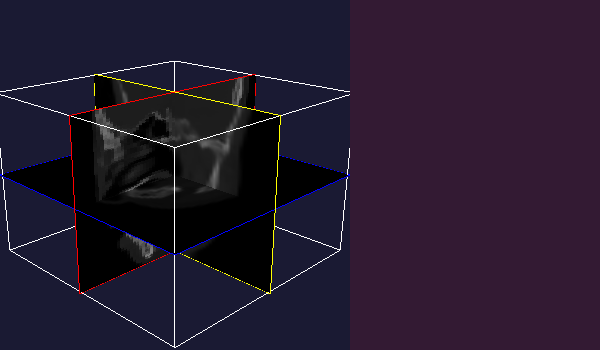

This figure's Python source:
#!/usr/bin/env python
# Demonstrate vtkImageOrthoPlanes with three vtkImagePlaneWidgets on medical volume data.

import os

import vtkmodules.vtkInteractionStyle  # noqa: F401
import vtkmodules.vtkRenderingFreeType  # noqa: F401
import vtkmodules.vtkRenderingOpenGL2  # noqa: F401

from vtkmodules.vtkCommonCore import vtkCommand
from vtkmodules.vtkFiltersModeling import vtkOutlineFilter
from vtkmodules.vtkImagingCore import vtkImageMapToColors
from vtkmodules.vtkInteractionWidgets import vtkImageOrthoPlanes, vtkImagePlaneWidget
from vtkmodules.vtkIOImage import vtkVolume16Reader
from vtkmodules.vtkRenderingCore import (
    vtkActor,
    vtkCellPicker,
    vtkImageActor,
    vtkPolyDataMapper,
    vtkProperty,
    vtkRenderWindow,
    vtkRenderWindowInteractor,
    vtkRenderer,
)

# Source: volume data
data_dir = os.environ.get("VPE_DATA_DIR", os.path.dirname(os.path.abspath(__file__)))
file_prefix = os.path.join(data_dir, "headsq", "quarter")

volume_reader = vtkVolume16Reader()
volume_reader.SetDataDimensions(64, 64)
volume_reader.SetDataByteOrderToLittleEndian()
volume_reader.SetImageRange(1, 93)
volume_reader.SetDataSpacing(3.2, 3.2, 1.5)
volume_reader.SetFilePrefix(file_prefix)
volume_reader.SetDataMask(0x7FFF)
volume_reader.Update()

# Filter
outline = vtkOutlineFilter()
outline.SetInputConnection(volume_reader.GetOutputPort())

# Mapper + Actor
outline_mapper = vtkPolyDataMapper()
outline_mapper.SetInputConnection(outline.GetOutputPort())

outline_actor = vtkActor()
outline_actor.SetMapper(outline_mapper)

# Renderer (two viewports)
renderer_0 = vtkRenderer()
renderer_0.SetViewport(0, 0, 0.58333, 1)
renderer_0.AddActor(outline_actor)
renderer_0.SetBackground(0.1, 0.1, 0.2)

renderer_1 = vtkRenderer()
renderer_1.SetViewport(0.58333, 0, 1, 1)
renderer_1.SetBackground(0.2, 0.1, 0.2)

# Render window
render_window = vtkRenderWindow()
render_window.AddRenderer(renderer_1)
render_window.AddRenderer(renderer_0)
render_window.SetWindowName("ortho planes")
render_window.SetMultiSamples(0)
render_window.SetSize(600, 350)

# Interactor
interactor = vtkRenderWindowInteractor()
interactor.SetRenderWindow(render_window)

# Cell picker for the image plane widgets
picker = vtkCellPicker()
picker.SetTolerance(0.005)

ipw_prop = vtkProperty()


# Callback to synchronize window/level across planes.
def window_level_callback(caller, event):
    window_level = caller.GetWindowLevel()
    if caller is plane_widget_x:
        plane_widget_y.SetWindowLevel(window_level[0], window_level[1], 1)
        plane_widget_z.SetWindowLevel(window_level[0], window_level[1], 1)
    elif caller is plane_widget_y:
        plane_widget_x.SetWindowLevel(window_level[0], window_level[1], 1)
        plane_widget_z.SetWindowLevel(window_level[0], window_level[1], 1)
    elif caller is plane_widget_z:
        plane_widget_x.SetWindowLevel(window_level[0], window_level[1], 1)
        plane_widget_y.SetWindowLevel(window_level[0], window_level[1], 1)


# Widget: three image plane widgets (X, Y, Z)
plane_widget_x = vtkImagePlaneWidget()
plane_widget_x.SetInteractor(interactor)
plane_widget_x.SetKeyPressActivationValue("x")
plane_widget_x.SetPicker(picker)
plane_widget_x.RestrictPlaneToVolumeOn()
plane_widget_x.GetPlaneProperty().SetColor(1, 0, 0)
plane_widget_x.SetTexturePlaneProperty(ipw_prop)
plane_widget_x.TextureInterpolateOff()
plane_widget_x.SetResliceInterpolateToNearestNeighbour()
plane_widget_x.SetInputConnection(volume_reader.GetOutputPort())
plane_widget_x.SetPlaneOrientationToXAxes()
plane_widget_x.SetSliceIndex(32)
plane_widget_x.DisplayTextOn()
plane_widget_x.On()
plane_widget_x.InteractionOff()
plane_widget_x.InteractionOn()
plane_widget_x.AddObserver(vtkCommand.EndWindowLevelEvent, window_level_callback)

plane_widget_y = vtkImagePlaneWidget()
plane_widget_y.SetInteractor(interactor)
plane_widget_y.SetKeyPressActivationValue("y")
plane_widget_y.SetPicker(picker)
plane_widget_y.GetPlaneProperty().SetColor(1, 1, 0)
plane_widget_y.SetTexturePlaneProperty(ipw_prop)
plane_widget_y.TextureInterpolateOn()
plane_widget_y.SetResliceInterpolateToLinear()
plane_widget_y.SetInputConnection(volume_reader.GetOutputPort())
plane_widget_y.SetPlaneOrientationToYAxes()
plane_widget_y.SetSlicePosition(102.4)
plane_widget_y.SetLookupTable(plane_widget_x.GetLookupTable())
plane_widget_y.DisplayTextOff()
plane_widget_y.UpdatePlacement()
plane_widget_y.On()
plane_widget_y.AddObserver(vtkCommand.EndWindowLevelEvent, window_level_callback)

plane_widget_z = vtkImagePlaneWidget()
plane_widget_z.SetInteractor(interactor)
plane_widget_z.SetKeyPressActivationValue("z")
plane_widget_z.SetPicker(picker)
plane_widget_z.GetPlaneProperty().SetColor(0, 0, 1)
plane_widget_z.SetTexturePlaneProperty(ipw_prop)
plane_widget_z.TextureInterpolateOn()
plane_widget_z.SetResliceInterpolateToCubic()
plane_widget_z.SetInputConnection(volume_reader.GetOutputPort())
plane_widget_z.SetPlaneOrientationToZAxes()
plane_widget_z.SetSliceIndex(25)
plane_widget_z.SetLookupTable(plane_widget_x.GetLookupTable())
plane_widget_z.DisplayTextOn()
plane_widget_z.On()
plane_widget_z.AddObserver(vtkCommand.EndWindowLevelEvent, window_level_callback)

# Set up orthogonal planes
ortho_planes = vtkImageOrthoPlanes()
ortho_planes.SetPlane(0, plane_widget_x)
ortho_planes.SetPlane(1, plane_widget_y)
ortho_planes.SetPlane(2, plane_widget_z)
ortho_planes.ResetPlanes()

# 2D image from the Z reslice output
color_map = vtkImageMapToColors()
color_map.PassAlphaToOutputOff()
color_map.SetActiveComponent(0)
color_map.SetOutputFormatToLuminance()
color_map.SetInputData(plane_widget_z.GetResliceOutput())
color_map.SetLookupTable(plane_widget_x.GetLookupTable())

image_actor = vtkImageActor()
image_actor.PickableOff()
image_actor.GetMapper().SetInputConnection(color_map.GetOutputPort())
renderer_1.AddActor(image_actor)

# Scene
renderer_0.ResetCamera()
renderer_0.GetActiveCamera().Elevation(110)
renderer_0.GetActiveCamera().SetViewUp(0, 0, -1)
renderer_0.GetActiveCamera().Azimuth(45)
renderer_0.GetActiveCamera().Dolly(1.15)
renderer_0.ResetCameraClippingRange()

renderer_1.ResetCamera()

interactor.Initialize()
interactor.Start()
